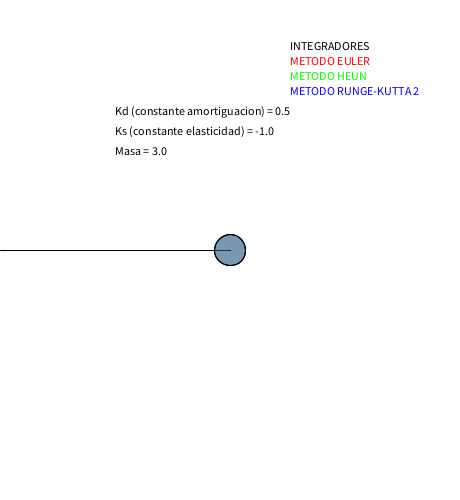
Frame 1 (no input)
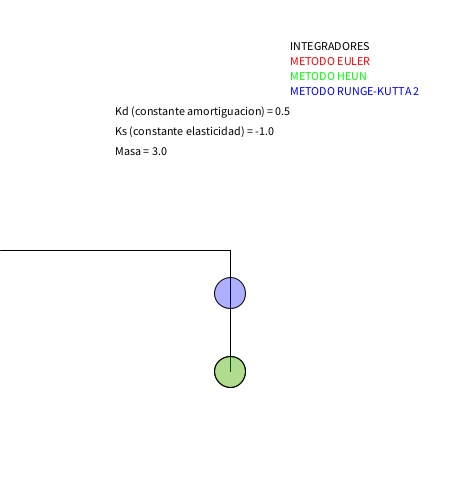
Frame 60 (the mouse pressed at the canvas centre just before this capture)
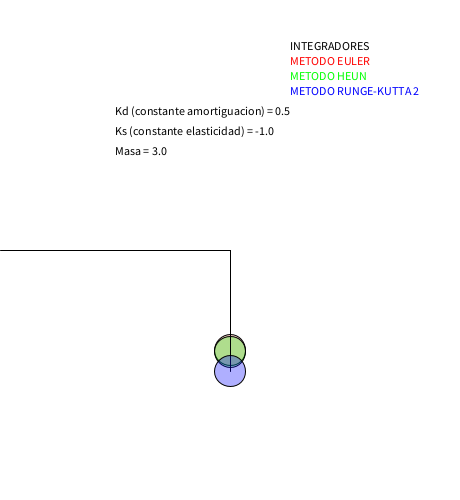
Frame 120 (the mouse held since frame 60 and released just before this capture)

The Processing sketch that drew these frames (run headless with seeded random() and noise(); from frame 60 on, the mouse is pressed at the canvas centre):

// Processing sketch: processing_150715
// ── processing_150715.pde

/*************************

Alumno: Ignacio Dolz Monzó
Ejercicio: Simular el escenario de la figura para interactuar con
un muelle con y sin amortiguación.
Asignatura: simulación. (Parte fisica)
Centro: Universidad de valencia Ingeniería multimedia

************************/

//masa de las pelotas
float masa=3.0;

//incremento de tiempo
float dt=0.2;

float tama=1.0;

PVector grav= new PVector(0,9.8);

//Euler
PVector PosEuler= new PVector(0,0);
PVector VelEuler= new PVector(0,0);
PVector F_Euler= new PVector(0,0);

//Hune
PVector PosHeun= new PVector(0,0);
PVector VelHeun=new PVector(0,0);
PVector VelAntHeun= new PVector(0,0);
PVector F_Heun= new PVector(0,0);

//RK2
PVector PosRk2= new PVector(0,0);
PVector VelRk2=new PVector(0,0);
PVector F_Rk2= new PVector(0,0);

float Kd=0.5; //constante amortiguacion
float Ks=-1; //constante de elasticidad

float muelle(float posicion_M,float velocidad_M){
  
  float Lreposo=80;//muelle en reposo
  float peso=masa*grav.y;
  
  //vectores de la fuerza del muelle
  PVector F_muelle= new PVector(0,0); 
  PVector F_muelle_amort= new PVector(0,0);
  PVector F_total_amort=new PVector(0,0);
  
  
  //Fuerza del desp (LEY HOOKE)
  F_muelle.y=Ks*(posicion_M-Lreposo);
  
  F_muelle_amort.y= F_muelle.y - Kd*velocidad_M;
  
  //Fuerza total con amortiguacion
 return F_total_amort.y= F_muelle_amort.y/peso;

}

void setup(){
  size(460,500);
  background(255);
    smooth();
}

void draw(){
  background(255); 
    fill(0);
  text("INTEGRADORES",width-170, 50);
  fill(255,0,0);
  text("METODO EULER",width-170, 65);
  fill(0,255,0);
  text("METODO HEUN",width-170, 80);
  fill(0,0,255);
  text("METODO RUNGE-KUTTA 2",width-170, 95);
 fill(0);
  text("Kd (constante amortiguacion) = "+Kd ,width/4, height/4-10);
  text("Ks (constante elasticidad) = "+Ks ,width/4, height/4+10);
  text("Masa = "+masa ,width/4, height/4+30);
  //text("Presiona espacio para reiniciar",width/4, height/4-50);*/
    smooth();
    
  //Euler
  
 /////////////////////////////////////////////////
  //ley Hoke con amortigodor
  F_Euler.y= muelle(PosEuler.y, VelEuler.y); 
  //velocidad
  VelEuler.y= VelEuler.y+F_Euler.y*dt; 
  //Posicion
  PosEuler.y= PosEuler.y+VelEuler.y*dt;
//////////////////////////////////////////////////

  //Heun
  
///////////////////////////////////////////////   
    //ley Hoke con amortigodor
  F_Heun.y= muelle(PosHeun.y, VelHeun.y);  
  //velocidad
  VelHeun.y= VelHeun.y+F_Heun.y*dt;
  //Posicion
  PosHeun.y= PosHeun.y+((VelHeun.y+VelAntHeun.y)/2)*dt;
  //Posicion anterior;
  VelAntHeun.y= VelHeun.y;

  //RK2
/////////////////////////////////////////////  
    //ley Hoke con amortigodor
  F_Rk2.y= muelle(PosRk2.y, VelRk2.y); 
   //Velocidad 
  VelRk2.y= VelRk2.y+F_Rk2.y*(dt/2);
  //posicion
  PosRk2.y= PosRk2.y+VelRk2.y*(dt/2);
////////////////////////////////////////////  
 
 
 //resorte
     pushMatrix();
      line(0,(height/2),(width/2), (height/2));
    popMatrix();
  
  
   //Muelle EULER
   pushMatrix();
      line((width/2),(height/2),(width/2), (height/2)+PosEuler.y);
    popMatrix();
    
    // Ellipse EULER
    pushMatrix();
      translate(0,PosEuler.y);
      fill(255,0,0,50);
      ellipse(width/2,height/2,30+tama,30+tama);
    popMatrix();
  
  
      // Muelle Heun
    pushMatrix();
    line((width/2),(height/2),(width/2), (height/2) + PosHeun.y);
    popMatrix();
    
    // ellipse HEUN
    pushMatrix();
      translate(0,PosHeun.y);
      fill(0,255,0,80);
      ellipse(width/2,height/2,30+tama,30+tama);
    popMatrix(); 
    
        // MuelleRK2
    pushMatrix();
      line((width/2),(height/2),(width/2), (height/2) + PosRk2.y);
    popMatrix();
    
    // Ellipse RK2
    pushMatrix();
      translate(0,PosRk2.y);
      fill(0,0,255,80);
      ellipse(width/2,height/2,30+tama,30+tama);
    popMatrix();
  
}

void keyPressed() {  
    // Al pulsar la tecla x se aumentan los grados de inclinación del plano
  if(key == ' ') {
  PosEuler= new PVector(0,0);
  VelEuler= new PVector(0,0);
  F_Euler= new PVector(0,0);

//Hune
 PosHeun= new PVector(0,0);
 VelHeun=new PVector(0,0);
 VelAntHeun= new PVector(0,0);
 F_Heun= new PVector(0,0);

//RK2
 PosRk2= new PVector(0,0);
 VelRk2=new PVector(0,0);
 F_Rk2= new PVector(0,0);
  
}
  if(key == '+') {
     Kd+= 0.1;
  }

  else if(key == '-') {
    Kd-= 0.1;
  }
  
    if(key == 'z') {
     Ks+= 0.1;
  }
  else if(key == 'x') {
    Ks-= 0.1;
  }  
    if(key == 'n') {
     tama+= 1;
     masa+=1;
  }

  else if(key == 'm') {
    tama-= 1;
    masa-=1;
    
    if (masa==0 || tama ==0){
      masa=1;
      tama=1;
    }
  }
  
}
